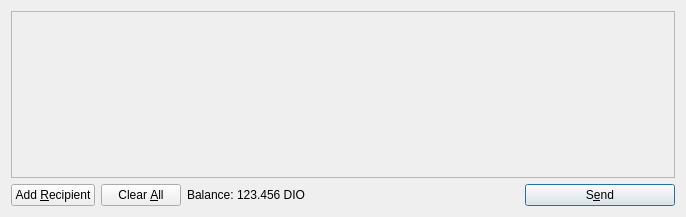
<?xml version="1.0" encoding="UTF-8"?>
<ui version="4.0">
 <class>SendCoinsDialog</class>
 <widget class="QDialog" name="SendCoinsDialog">
  <property name="geometry">
   <rect>
    <x>0</x>
    <y>0</y>
    <width>686</width>
    <height>217</height>
   </rect>
  </property>
  <property name="windowTitle">
   <string>Send Coins</string>
  </property>
  <layout class="QVBoxLayout" name="verticalLayout">
   <item>
    <widget class="QScrollArea" name="scrollArea">
     <property name="widgetResizable">
      <bool>true</bool>
     </property>
     <widget class="QWidget" name="scrollAreaWidgetContents">
      <property name="geometry">
       <rect>
        <x>0</x>
        <y>0</y>
        <width>666</width>
        <height>165</height>
       </rect>
      </property>
      <layout class="QVBoxLayout" name="verticalLayout_2">
       <property name="margin">
        <number>0</number>
       </property>
       <item>
        <layout class="QVBoxLayout" name="entries">
         <property name="spacing">
          <number>6</number>
         </property>
        </layout>
       </item>
       <item>
        <spacer name="verticalSpacer">
         <property name="orientation">
          <enum>Qt::Vertical</enum>
         </property>
         <property name="sizeHint" stdset="0">
          <size>
           <width>20</width>
           <height>40</height>
          </size>
         </property>
        </spacer>
       </item>
      </layout>
     </widget>
    </widget>
   </item>
   <item>
    <layout class="QHBoxLayout" name="horizontalLayout">
     <item>
      <widget class="QPushButton" name="addButton">
       <property name="toolTip">
        <string>Send to multiple recipients at once</string>
       </property>
       <property name="text">
        <string>Add &amp;Recipient</string>
       </property>
       <property name="icon">
        <iconset resource="../diosysqrc">
         <normaloff>:/icons/add</normaloff>:/icons/add</iconset>
       </property>
       <property name="autoDefault">
        <bool>false</bool>
       </property>
      </widget>
     </item>
     <item>
      <widget class="QPushButton" name="clearButton">
       <property name="sizePolicy">
        <sizepolicy hsizetype="Minimum" vsizetype="Fixed">
         <horstretch>0</horstretch>
         <verstretch>0</verstretch>
        </sizepolicy>
       </property>
       <property name="toolTip">
        <string>Remove all transaction fields</string>
       </property>
       <property name="text">
        <string>Clear &amp;All</string>
       </property>
       <property name="icon">
        <iconset resource="../diosysqrc">
         <normaloff>:/icons/remove</normaloff>:/icons/remove</iconset>
       </property>
       <property name="autoRepeatDelay">
        <number>300</number>
       </property>
       <property name="autoDefault">
        <bool>false</bool>
       </property>
      </widget>
     </item>
     <item>
      <layout class="QHBoxLayout" name="horizontalLayout_2">
       <property name="spacing">
        <number>3</number>
       </property>
       <item>
        <widget class="QLabel" name="label">
         <property name="text">
          <string>Balance:</string>
         </property>
        </widget>
       </item>
       <item>
        <widget class="QLabel" name="labelBalance">
         <property name="cursor">
          <cursorShape>IBeamCursor</cursorShape>
         </property>
         <property name="text">
          <string>123.456 DIO</string>
         </property>
         <property name="textInteractionFlags">
          <set>Qt::LinksAccessibleByMouse|Qt::TextSelectableByKeyboard|Qt::TextSelectableByMouse</set>
         </property>
        </widget>
       </item>
      </layout>
     </item>
     <item>
      <spacer name="horizontalSpacer">
       <property name="orientation">
        <enum>Qt::Horizontal</enum>
       </property>
       <property name="sizeHint" stdset="0">
        <size>
         <width>40</width>
         <height>20</height>
        </size>
       </property>
      </spacer>
     </item>
     <item>
      <widget class="QPushButton" name="sendButton">
       <property name="minimumSize">
        <size>
         <width>150</width>
         <height>0</height>
        </size>
       </property>
       <property name="toolTip">
        <string>Confirm the send action</string>
       </property>
       <property name="text">
        <string>S&amp;end</string>
       </property>
       <property name="icon">
        <iconset resource="../diosysqrc">
         <normaloff>:/icons/send</normaloff>:/icons/send</iconset>
       </property>
       <property name="default">
        <bool>true</bool>
       </property>
      </widget>
     </item>
    </layout>
   </item>
  </layout>
 </widget>
 <resources>
  <include location="../diosysqrc"/>
 </resources>
 <connections/>
</ui>
